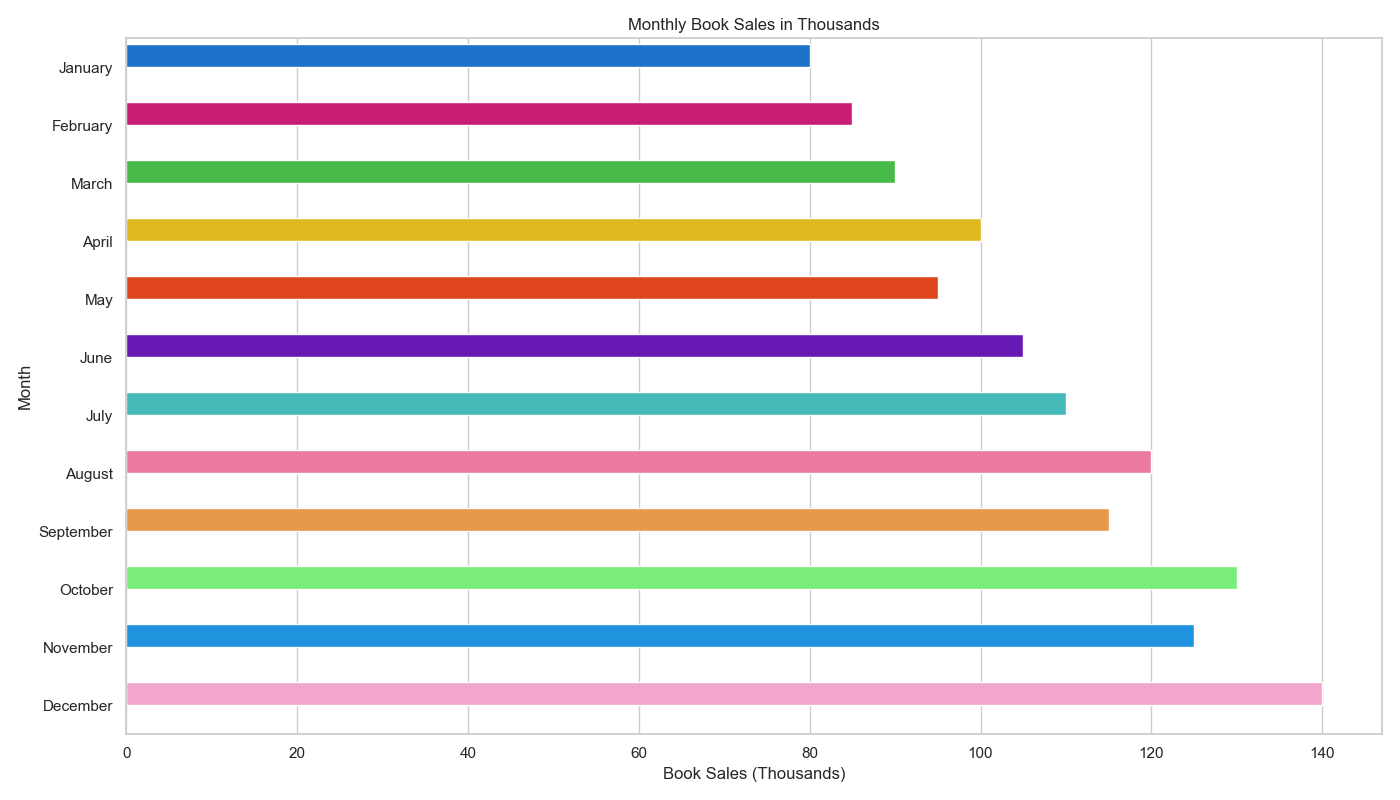

This chart was generated by the following Python code:

import seaborn as sns
import pandas as pd
import matplotlib.pyplot as plt

data = {
    'Month': ['January', 'February', 'March', 'April', 'May', 'June', 
              'July', 'August', 'September', 'October', 'November', 'December'],
    'Monthly_Book_Sales_Thousands': [80, 85, 90, 100, 95, 105, 110, 120, 115, 130, 125, 140]
}

df = pd.DataFrame(data)

colors = ["#0073e6", "#e60073", "#33cc33", "#ffcc00", "#ff3300", 
          "#6600cc", "#33cccc", "#ff6699", "#ff9933", "#66ff66", 
          "#0099ff", "#ff99cc"]

plt.figure(figsize=(14, 8))

barplot = sns.barplot(
    x='Monthly_Book_Sales_Thousands',
    y='Month',
    data=df,
    palette=colors
)

for bar in barplot.patches:
    bar.set_height(0.4)

plt.title('Monthly Book Sales in Thousands')
plt.xlabel('Book Sales (Thousands)')
plt.ylabel('Month')

plt.tight_layout()
plt.show()
